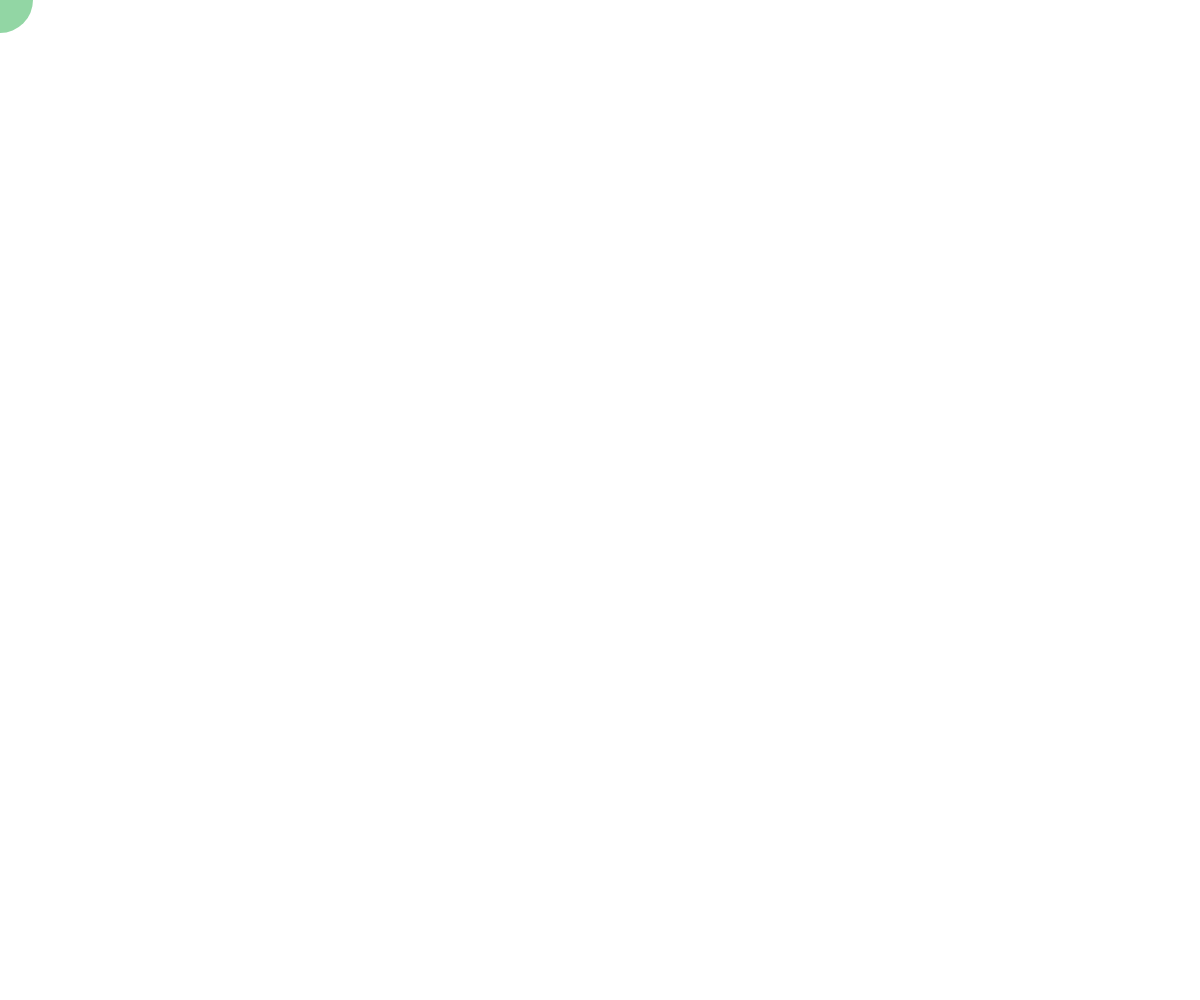
Frame 1 (no input)
Frame 60 (no input): identical to frame 1, image omitted
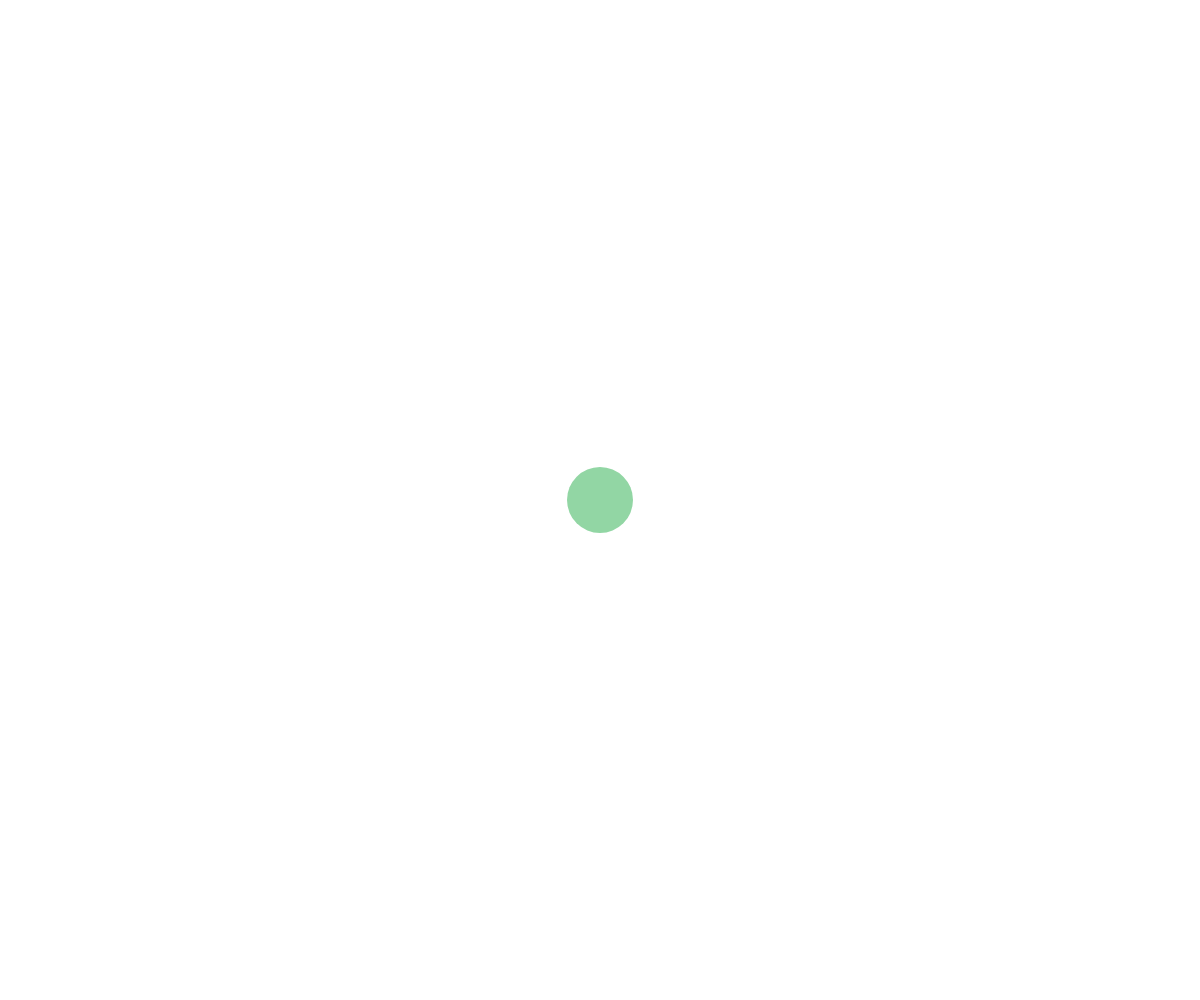
Frame 120 (the mouse pressed at the canvas centre since frame 60)

The p5.js sketch that drew these frames (run headless with seeded random() and noise() and a simulated clock; from frame 60 on, the mouse is pressed at the canvas centre):

// p5.js sketch
// ── sketch.js
function setup() {
  createCanvas(windowWidth, windowHeight);

  fill(146, 214, 164);
  noStroke();
}

function draw() {
  // background(220);
  clear();
  ellipse(mouseX, mouseY, 66); // draws circle at cursor
}
